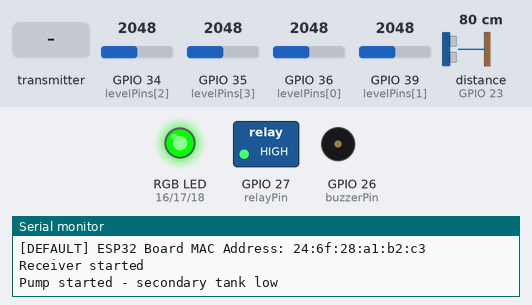
The sketch below on a simulated ESP32. Parts: switched loads named in the sketch (green lamp = pin HIGH), an RGB LED mixed from three pins (HIGH = lit), buzzer (waves = sounding, pin HIGH), the last lines printed to the serial monitor. Wiring (inferred from the names in the program): ultrasonic range finder: trigger GPIO 22; echo GPIO 23. Dashed ring = blinking. Inputs (shaded band) come from the test bench; at power-on: GPIO 34 (levelPins[2]) = 2048, GPIO 35 (levelPins[3]) = 2048, GPIO 36 (levelPins[0]) = 2048, GPIO 39 (levelPins[1]) = 2048, distance to the obstacle (sensor on GPIO 23) 80 cm. The echo pulse lasts 58.3 µs per cm; pins used as bus, display or sensor lines are not drawn.

Above: at 1.2 s.
1.3 s: GPIO 34 (levelPins[2]) set to 320
2.8 s: GPIO 34 (levelPins[2]) set to 287
At 5.29 s:
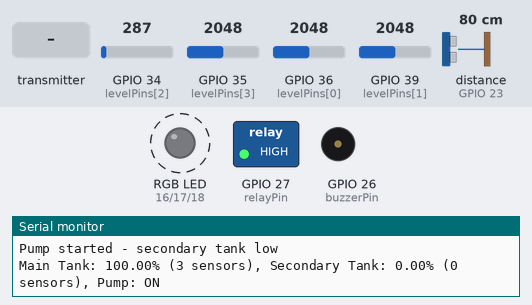
5.8 s: the transmitter starts sending activeSensors = 1024
At 6.08 s:
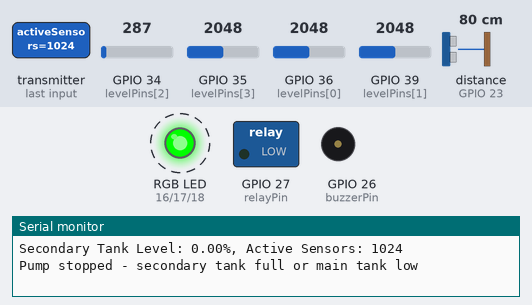
8.8 s: GPIO 35 (levelPins[3]) set to 319
11.8 s: GPIO 35 (levelPins[3]) set to 279
At 12.7 s:
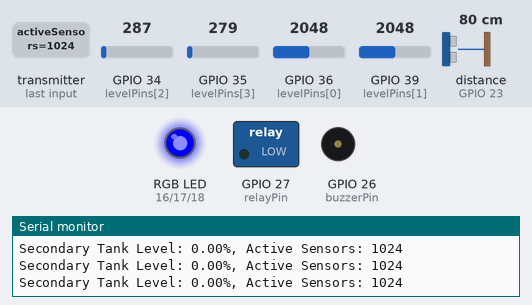
13.3 s: GPIO 36 (levelPins[0]) set to 324
14.8 s: GPIO 36 (levelPins[0]) set to 280
At 15.8 s:
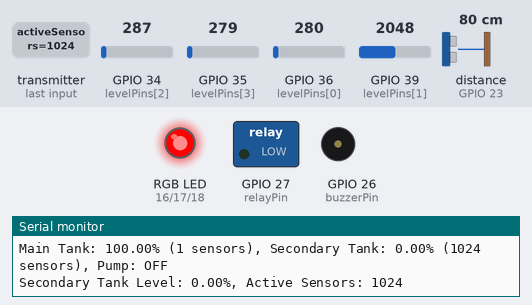
Timing chart, 0 to 17.3 s (numbered marks = the images above; inputs shaded):
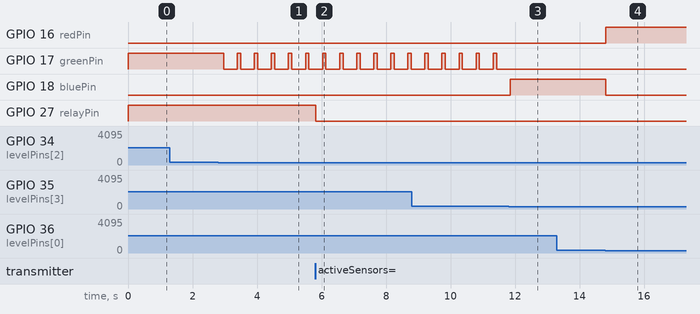

Measured:
- the behaviour switches between 301 and 300 on GPIO 34 (levelPins[2]) (found by bisection; images 0 and 1)
- the behaviour switches between 301 and 300 on GPIO 35 (levelPins[3]) (found by bisection; images 2 and 3)
- the behaviour switches between 301 and 300 on GPIO 36 (levelPins[0]) (found by bisection; images 3 and 4)
- after the input at 2.8 s, GPIO 17 (greenPin): alternates HIGH for 0.11 s and LOW for 0.42 s, starting after 0.17 s
- after the input at 5.8 s, GPIO 27 (relayPin): HIGH → LOW at once
- after the input at 11.8 s, GPIO 17 (greenPin): stops changing and stays LOW; GPIO 18 (bluePin): LOW → HIGH after 0.05 s
- after the input at 14.8 s, GPIO 16 (redPin): LOW → HIGH at once; GPIO 18 (bluePin): HIGH → LOW at once

The sketch:

main_board.ino
```cpp
#include <WiFi.h>
#include <esp_now.h>
#include <esp_wifi.h>

// Pin definitions for main board
const int trigPin = 22;    // TRIG pin for ultrasonic
const int echoPin = 23;    // ECHO pin for ultrasonic
const int buzzerPin = 26;  // Buzzer pin
const int relayPin = 27;   // Relay pin for pump
const int redPin = 16;     // RGB LED - Red
const int greenPin = 17;   // RGB LED - Green
const int bluePin = 18;    // RGB LED - Blue

// Water level sensor pins (ADC pins)
const int levelPins[] = {36, 39, 34, 35}; // 0%, 25%, 50%, 75% levels
const int numLevelSensors = 4;

const int threshold = 300; // ADJUST this if the wires falsly detect water or dont detect water at all. (lower threshold means false positive and higher means false negative)

// Water level parameters
const float fullTankDistance = 3.0;   // 3 feet = full tank (100%)
const float emptyTankDistance = 9.0;  // 9 feet = empty tank (0%)

// Threshold levels
const float MIN_LEVEL_THRESHOLD = 25.0;  // 25% minimum level
const float MAX_LEVEL_THRESHOLD = 100.0; // 100% maximum level

// Global variables for water levels
float mainTankLevel = 0.0;
float secondaryTankLevel = 0.0;
int mainActiveSensors = 0;
int secondaryActiveSensors = 0;
bool secondaryLowAlert = false;
bool pumpRunning = false;

// Structure for receiving data via ESP-NOW
typedef struct struct_message {
  float waterLevel;
  int activeSensors;
  bool lowLevelAlert;
} struct_message;

struct_message receivedData;

// Callback when data is received
void onDataRecv(const uint8_t *mac, const uint8_t *incomingData, int len) {
  memcpy(&receivedData, incomingData, sizeof(receivedData));
  secondaryTankLevel = receivedData.waterLevel;
  secondaryActiveSensors = receivedData.activeSensors;
  secondaryLowAlert = receivedData.lowLevelAlert;

  Serial.print("Secondary Tank Level: ");
  Serial.print(secondaryTankLevel);
  Serial.print("%, Active Sensors: ");
  Serial.println(secondaryActiveSensors);
}

void readMacAddress(){
  uint8_t baseMac[6];
  esp_err_t ret = esp_wifi_get_mac(WIFI_IF_STA, baseMac);
  if (ret == ESP_OK) {
    Serial.printf("%02x:%02x:%02x:%02x:%02x:%02x\n",
                  baseMac[0], baseMac[1], baseMac[2],
                  baseMac[3], baseMac[4], baseMac[5]);
  } else {
    Serial.println("Failed to read MAC address");
  }
}

void setup() {
  Serial.begin(115200);

  // Initialize pins
  pinMode(trigPin, OUTPUT);
  pinMode(echoPin, INPUT);
  pinMode(buzzerPin, OUTPUT);
  pinMode(relayPin, OUTPUT);
  pinMode(redPin, OUTPUT);
  pinMode(greenPin, OUTPUT);
  pinMode(bluePin, OUTPUT);

  // Initialize water level sensor pins (Pulled UP)
  for (int i = 0; i < numLevelSensors; i++) {
    pinMode(levelPins[i], INPUT_PULLUP);
  }

  // Turn off relay initially (pump off)
  digitalWrite(relayPin, LOW);

  // Set up WiFi in station mode
  WiFi.mode(WIFI_STA);

  Serial.print("[DEFAULT] ESP32 Board MAC Address: ");	// use this mac address in the secondary baord code for esp now communication
  readMacAddress();

  // Initialize ESP-NOW
  if (esp_now_init() != ESP_OK) {
    Serial.println("Error initializing ESP-NOW");
    return;
  }

  // receive callback
  esp_now_register_recv_cb(esp_now_recv_cb_t(onDataRecv));

  Serial.println("Receiver started");
}

float getUltrasonicDistance() {

  digitalWrite(trigPin, LOW);
  delayMicroseconds(2);
  digitalWrite(trigPin, HIGH);
  delayMicroseconds(10);
  digitalWrite(trigPin, LOW);

  float duration = pulseIn(echoPin, HIGH, 30000); // 30ms timeout

  // cm to feet conversion
  float distance = duration * 0.034 / 2;
  distance = distance / 30.48;

  // Constrain distance to valid range
  distance = constrain(distance, fullTankDistance, emptyTankDistance);

  return distance;
}

float calculateWaterLevel(float distance) {
  // Calculate percentage: 100% at fullTankDistance, 0% at emptyTankDistance
  float percentage = ((emptyTankDistance - distance) / (emptyTankDistance - fullTankDistance)) * 100.0;
  return constrain(percentage, 0, 100);
}

int countActiveSensors() {
  int count = 0;
  for (int i = 0; i < numLevelSensors; i++) {
    if (analogRead(levelPins[i]) > threshold) {
      count++;
    }
  }
  return count;
}

void updatePheripherals() {
  // Turn off all LEDs first
  digitalWrite(redPin, LOW);
  digitalWrite(greenPin, LOW);
  digitalWrite(bluePin, LOW);

  if (mainActiveSensors == 0) {
    // Less than 25% - flash red and buzzer on
    // digitalWrite(redPin, HIGH);
    // digitalWrite(buzzerPin, HIGH);
    static unsigned long lastBlink = 0;
    if (millis() - lastBlink > 500) {
      digitalWrite(redPin, !digitalRead(redPin));
      digitalWrite(buzzerPin, !digitalRead(buzzerPin));
      lastBlink = millis();
    }
  }
  else if (mainActiveSensors == 1) {
    // 25-50% - stable red, buzzer off
    digitalWrite(redPin, HIGH);
    digitalWrite(buzzerPin, LOW);
  }
  else if (mainActiveSensors == 2) {
    // 50-75% - blue on
    digitalWrite(bluePin, HIGH);
    digitalWrite(buzzerPin, LOW);
  }
  else if (mainActiveSensors == 3) {
    // 75-100% - blink green
    static unsigned long lastBlink = 0;
    if (millis() - lastBlink > 500) {
      digitalWrite(greenPin, !digitalRead(greenPin));
      lastBlink = millis();
    }
    digitalWrite(buzzerPin, LOW);
  }
  else if (mainActiveSensors >= 4) {
    // 100% - stable green
    digitalWrite(greenPin, HIGH);
    digitalWrite(buzzerPin, LOW);
  }
}

void controlPump() {
  // Pump logic:
  // Turn on pump if secondary tank is low (<25%) AND main tank has enough water (>25%)
  // Turn off pump if secondary tank is full (>=100%) OR main tank is low (<=25%)

  bool secondaryTankLow = (secondaryActiveSensors == 0); // Less than 25%
  bool secondaryTankFull = (secondaryActiveSensors >= 4); // 100%
  bool mainTankLow = (mainActiveSensors == 0); // Less than 25%

  if (secondaryTankLow && !mainTankLow && !pumpRunning) {
    // Start pump
    digitalWrite(relayPin, HIGH);
    pumpRunning = true;
    Serial.println("Pump started - secondary tank low");
  }
  else if ((secondaryTankFull || mainTankLow) && pumpRunning) {
    // Stop pump
    digitalWrite(relayPin, LOW);
    pumpRunning = false;
    Serial.println("Pump stopped - secondary tank full or main tank low");
  }
}

void loop() {

  float distance = getUltrasonicDistance();
  mainTankLevel = calculateWaterLevel(distance);
  mainActiveSensors = countActiveSensors();
  updatePheripherals();

  // Control pump based on both tank levels
  controlPump();

  // Print status for debugging
  static unsigned long lastPrint = 0;
  if (millis() - lastPrint > 5000) {
    Serial.print("Main Tank: ");
    Serial.print(mainTankLevel);
    Serial.print("% (");
    Serial.print(mainActiveSensors);
    Serial.print(" sensors), Secondary Tank: ");
    Serial.print(secondaryTankLevel);
    Serial.print("% (");
    Serial.print(secondaryActiveSensors);
    Serial.print(" sensors), Pump: ");
    Serial.println(pumpRunning ? "ON" : "OFF");
    lastPrint = millis();
  }

  delay(100); // Small delay to prevent watchdog reset
}
```
